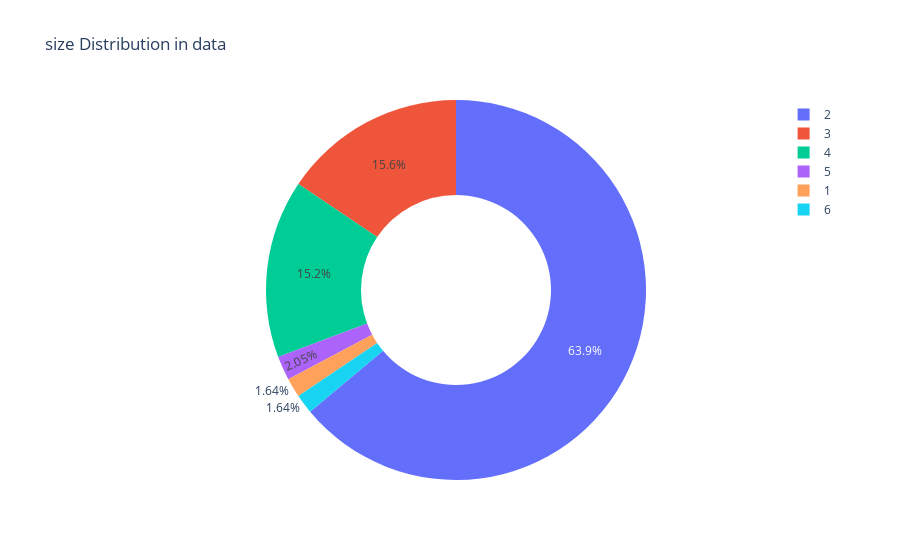

The notebook cell saved with this chart:
### Code cell
get_pie_chart(tips, 'size')

### Figure 1 — Plotly figure (JSON) as saved in the notebook; plotly's stock layout.template omitted (floating-point values rounded to 4 significant figures)
{"data": [{"domain": {"x": [0, 1], "y": [0, 1]}, "hole": 0.5, "hovertemplate": "size=%{label}<br>value=%{value}<extra></extra>", "labels": [2, 3, 4, 5, 1, 6], "legendgroup": "", "name": "", "showlegend": true, "type": "pie", "values": [156, 38, 37, 5, 4, 4]}], "layout": {"legend": {"tracegroupgap": 0}, "title": {"text": "size Distribution in data"}}}
